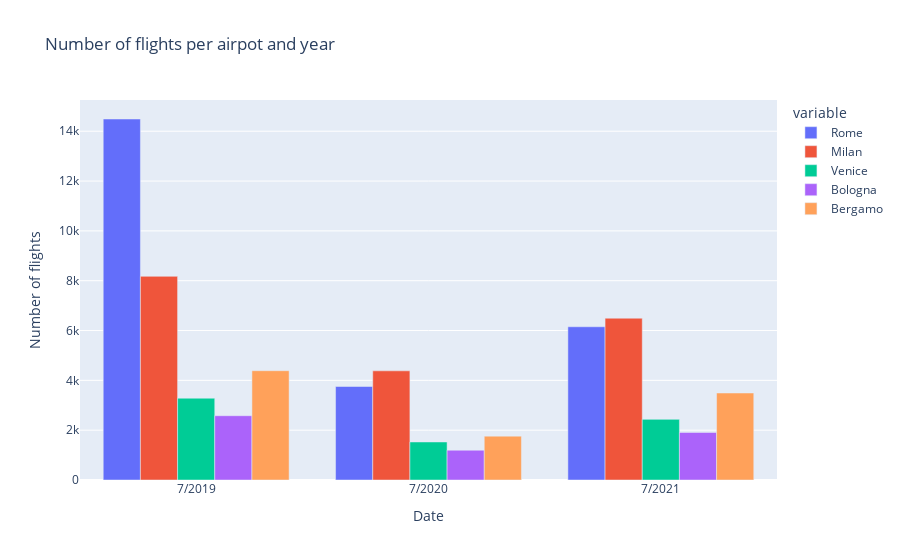

Notebook code cell kept with this figure:
### Code cell
fig = px.bar(df0, x='Date', y=['Date', 'Rome', 'Milan', 'Venice', 'Bologna', 'Bergamo'],barmode='group',
             title='Number of flights per airpot and year')
fig.update_yaxes(title_text='Number of flights')

fig.show()

### Figure 1 — Plotly figure (JSON) as saved in the notebook; plotly's stock layout.template omitted (floating-point values rounded to 4 significant figures)
{"data": [{"alignmentgroup": "True", "hovertemplate": "variable=Rome<br>Date=%{x}<br>value=%{y}<extra></extra>", "legendgroup": "Rome", "marker": {"color": "#636efa", "pattern": {"shape": ""}}, "name": "Rome", "offsetgroup": "Rome", "orientation": "v", "showlegend": true, "textposition": "auto", "type": "bar", "x": ["7/2019", "7/2020", "7/2021"], "xaxis": "x", "y": [14491, 3753, 6151], "yaxis": "y"}, {"alignmentgroup": "True", "hovertemplate": "variable=Milan<br>Date=%{x}<br>value=%{y}<extra></extra>", "legendgroup": "Milan", "marker": {"color": "#EF553B", "pattern": {"shape": ""}}, "name": "Milan", "offsetgroup": "Milan", "orientation": "v", "showlegend": true, "textposition": "auto", "type": "bar", "x": ["7/2019", "7/2020", "7/2021"], "xaxis": "x", "y": [8175, 4382, 6495], "yaxis": "y"}, {"alignmentgroup": "True", "hovertemplate": "variable=Venice<br>Date=%{x}<br>value=%{y}<extra></extra>", "legendgroup": "Venice", "marker": {"color": "#00cc96", "pattern": {"shape": ""}}, "name": "Venice", "offsetgroup": "Venice", "orientation": "v", "showlegend": true, "textposition": "auto", "type": "bar", "x": ["7/2019", "7/2020", "7/2021"], "xaxis": "x", "y": [3284, 1526, 2434], "yaxis": "y"}, {"alignmentgroup": "True", "hovertemplate": "variable=Bologna<br>Date=%{x}<br>value=%{y}<extra></extra>", "legendgroup": "Bologna", "marker": {"color": "#ab63fa", "pattern": {"shape": ""}}, "name": "Bologna", "offsetgroup": "Bologna", "orientation": "v", "showlegend": true, "textposition": "auto", "type": "bar", "x": ["7/2019", "7/2020", "7/2021"], "xaxis": "x", "y": [2580, 1196, 1907], "yaxis": "y"}, {"alignmentgroup": "True", "hovertemplate": "variable=Bergamo<br>Date=%{x}<br>value=%{y}<extra></extra>", "legendgroup": "Bergamo", "marker": {"color": "#FFA15A", "pattern": {"shape": ""}}, "name": "Bergamo", "offsetgroup": "Bergamo", "orientation": "v", "showlegend": true, "textposition": "auto", "type": "bar", "x": ["7/2019", "7/2020", "7/2021"], "xaxis": "x", "y": [4387, 1761, 3492], "yaxis": "y"}], "layout": {"barmode": "group", "legend": {"title": {"text": "variable"}, "tracegroupgap": 0}, "title": {"text": "Number of flights per airpot and year"}, "xaxis": {"anchor": "y", "domain": [0, 1], "title": {"text": "Date"}}, "yaxis": {"anchor": "x", "domain": [0, 1], "title": {"text": "Number of flights"}}}}
